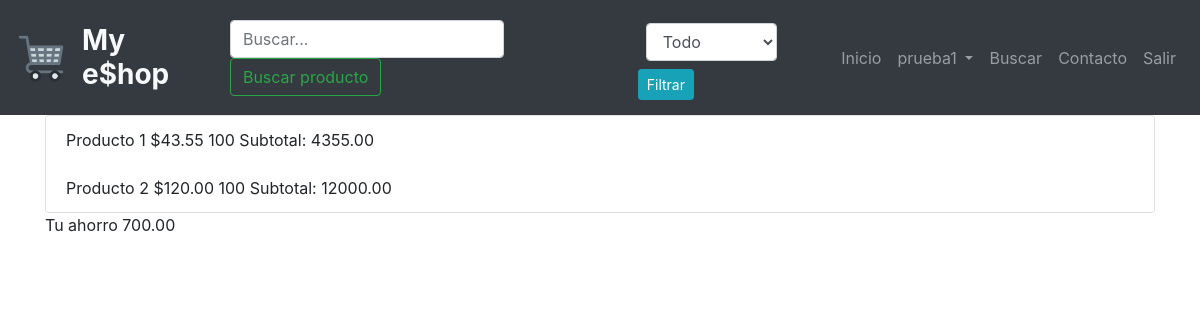
Page /discounts/ (signed in) on the committed database.
### shopping_cart/models.py (models this page shows, shortened)
class OrderItem(models.Model):
    name = models.CharField(max_length=30, null=True)
    product = models.ForeignKey(Product, on_delete=models.CASCADE, null=True)
    quantity = models.IntegerField(null=True, default=1)
    buy_price = models.DecimalField(max_digits=8, decimal_places=2,  null=True)
    pay = models.BooleanField(default=False, null=True)
    discounted = models.BooleanField(default=False, null=True)
    new_price = models.DecimalField(max_digits=8, decimal_places=2,  null=True)
    pay_date = models.DateTimeField(default=datetime.datetime.now(), null=True)
    def new_sub_total(self):    # Calcula el subtotal luego de aplicar el descuento
        return self.quantity * self.new_price

### user_account/models.py (models this page shows, shortened)
class Customer(models.Model):
    user = models.OneToOneField(User, on_delete=models.CASCADE, null=True )
    name = models.CharField(max_length=20, null=True)
    phone = models.CharField(max_length=20, null=True)
    address = models.TextField(null=True)
    country = models.CharField(max_length=20, null=True)
    city = models.CharField(max_length=20, null=True)
    email = models.EmailField(null=True)
    money = models.DecimalField(null=True, max_digits=6, decimal_places=2, default=0)

### discounts/views.py (the view)
# urls.py: path('discounts/', views.discounts, name="discounts"),
def discounts(request):
    owner = Customer.objects.filter(user=request.user).first()
    order = Order.objects.filter(owner=owner).first()
    return render(request, 'discounts/discounts.html', {'order': order, 'owner': owner})

### discounts/templates/discounts/discounts.html (shortened to what this page needs)
{% extends "main/base.html" %}
{% block content %}
<div class="container">
    <div class="card" >
      <ul class="list-group list-group-flush">
        {% for item in order.items.all %}
           {% if item.discounted %}
                <li class="list-group-item">
                     {{item.name}} ${{item.new_price}} {{item.quantity}} Subtotal: {{ item.new_sub_total }}
                </li>
            {% endif %}
        {% empty %}
            No hay descuentos aplicados
        {% endfor %}
          </ul>
    </div>
     Tu ahorro {{owner.money}}
</div>
{% endblock %}

### main/templates/main/nav_bar.html (shortened to what this page needs)
{% load static %}
<nav class="navbar navbar-expand-lg navbar-dark bg-dark sticky-top">
    <img src="{% static 'android-chrome-192x192.png' %}" style=" width: 50px; height: 50px;" >
  <h3 class="font-weight-bold text-light m-3">My e$hop </h3>
  <div class="collapse navbar-collapse " id="navbarSupportedContent" >
    <form class="form-inline my-2 my-lg-0 ml-auto" method="post" action="{% url 'search_product:search_product' %}">
          <input class="form-control mr-sm-2" type="text" placeholder="Buscar..." aria-label="Search" name="query" >
          <button class="btn btn-outline-success my-2 my-sm-0" type="submit">Buscar producto</button>
    </form>
      <div>
      <form  class="form-inline my-2 my-lg-0" method="POST" action="{% url 'category:search_category' %}">
        <div>
            <select class="form-control mr-sm-2 m-2" type="text" name="query">
                <option class="form-control" type=""  value=''>Todo</option>
            </select>
            <button class="btn btn-info btn-sm my-2 my-sm-0" type="submit">Filtrar</button>
        </div>
      </form>
    </div>
    <ul class="navbar-nav ml-auto">
        {% if user.is_authenticated %}
                  <li class="nav-item">
                    <a class="nav-link" href="/">Inicio</a>
                  </li>
                  <li class="nav-item dropdown ">
                    <a class="nav-link dropdown-toggle" href="#" id="navbarDropdown" role="button" data-toggle="dropdown" aria-haspopup="true" aria-expanded="false">
                      {{user.username}}
                    </a>
                  <li class="nav-item">
                    <a class="nav-link" href="/search_product">Buscar </a>
                  </li>
                  <li class="nav-item">
                    <a class="nav-link" href="/contact">Contacto</a>
                  </li>
                  <li class="nav-item ">
                    <a class="nav-link" href="/logout">Salir</a>
                  </li>
                  </li>
        {% endif %}
    </ul>
  </div>
</nav>

### rows in the picture
OrderItem: name "Producto 1", new_price "43.55", quantity "100", new_sub_total "4355.00"
OrderItem: name "Producto 2", new_price "120.00", quantity "100", new_sub_total "12000.00"
Customer: money "700.00"

### other values in the picture
{{ user.username }} "prueba1"
